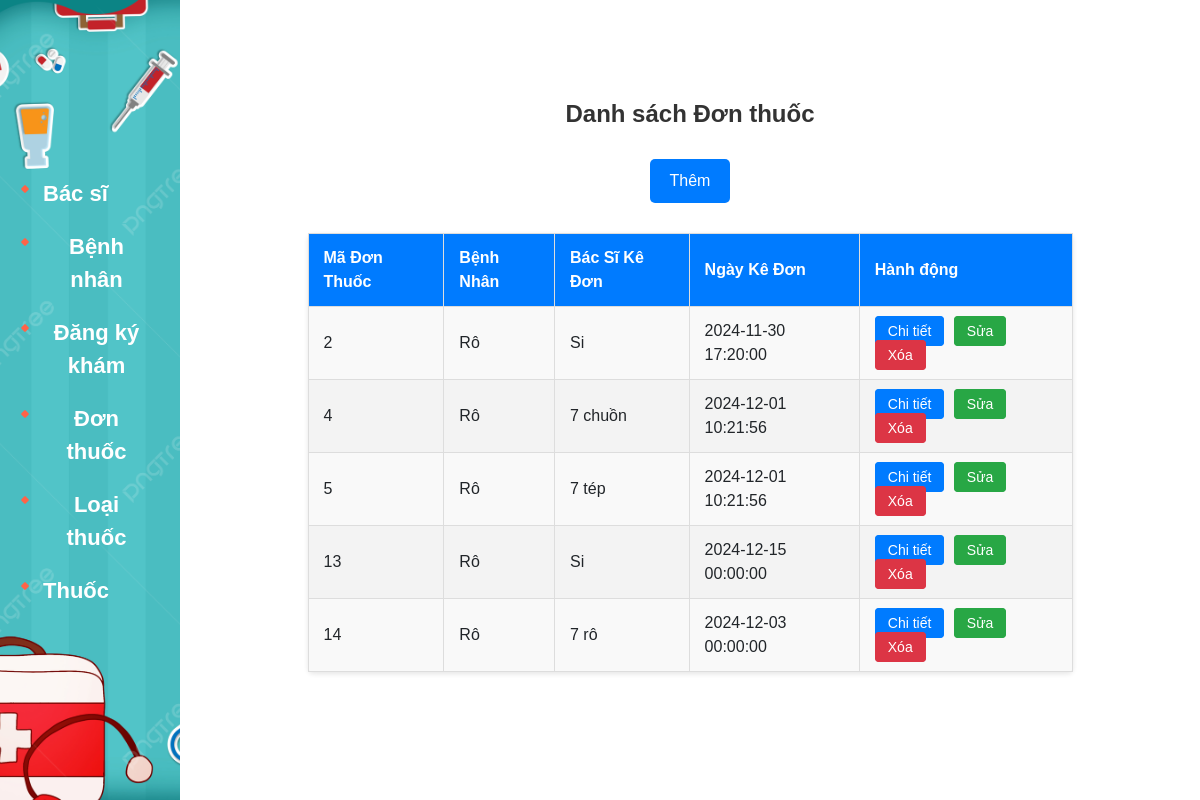
The app's page /index.php?act=all_donThuoc with its own data.
### tables this page shows
CREATE TABLE `donthuoc` (
  `MaDonThuoc` int(11) NOT NULL,
  `MaBenhNhan` int(11) NOT NULL,
  `MaBacSi` int(11) NOT NULL,
  `NgayKeDon` datetime NOT NULL
);

CREATE TABLE `benhnhan` (
  `MaBenhNhan` int(11) NOT NULL,
  `HoTen` varchar(255) NOT NULL,
  `NgaySinh` date DEFAULT NULL,
  `GioiTinh` enum('Nam','Nữ','Khác') NOT NULL,
  `DiaChi` varchar(255) DEFAULT NULL,
  `SoDienThoai` varchar(15) DEFAULT NULL,
  `Email` varchar(255) DEFAULT NULL,
  `NgayDangKy` date DEFAULT curdate()
);

CREATE TABLE `bacsi` (
  `MaBacSi` int(11) NOT NULL,
  `HoTen` varchar(100) NOT NULL,
  `SoDienThoai` varchar(15) DEFAULT NULL,
  `Email` varchar(100) DEFAULT NULL
);

### pdo.php (called while the page is built, shortened)
<?php
function pdo_get_connection()
{
    $dburl = "mysql:host=localhost;dbname=donthuoc;charset=utf8";
    $username = 'root';
    $password = '';
    $conn = new PDO($dburl, $username, $password);
    $conn->setAttribute(PDO::ATTR_ERRMODE, PDO::ERRMODE_EXCEPTION);
    return $conn;
}
function pdo_query($sql)
{
    $sql_args = array_slice(func_get_args(), 1);
    try {
        $conn = pdo_get_connection();
        $stmt = $conn->prepare($sql);
        $stmt->execute($sql_args);
        $rows = $stmt->fetchAll();
        return $rows;
    } catch (PDOException $e) {
        throw $e;
    } finally {
        unset($conn);
    }
}

### model/donthuoc.php (called while the page is built, shortened)
<?php
function get_all_donThuoc()
{
          $sql = "SELECT
                              dt.MaDonThuoc,
                              bn.HoTen AS HoTenBN,
                              bs.HoTen AS HoTenBS,
                              dt.NgayKeDon
                              FROM donthuoc dt
                              JOIN benhnhan bn ON dt.MaBenhNhan = bn.MaBenhNhan
                              JOIN bacsi bs ON dt.MaBacSi = bs.MaBacSi";
          return pdo_query($sql);
}

### view/DonThuoc/all_donThuoc.php (the view)
<div class="row__content">
          <h1 class="title">Danh sách Đơn thuốc</h1>
          <a class="add" href="index.php?act=add_donThuoc">Thêm</a>
          <table>
                    <thead>
                              <tr>
                                        <th>Mã Đơn Thuốc</th>
                                        <th>Bệnh Nhân</th>
                                        <th>Bác Sĩ Kê Đơn</th>
                                        <th>Ngày Kê Đơn</th>
                                        <th>Hành động</th>
                              </tr>
                    </thead>
                    <tbody>
                              <?php foreach ($data as $donThuoc): ?>
                                        <tr>
                                                  <td><?= $donThuoc['MaDonThuoc']; ?></td>
                                                  <td><?= $donThuoc['HoTenBN']; ?></td>
                                                  <td><?= $donThuoc['HoTenBS']; ?></td>
                                                  <td><?= $donThuoc['NgayKeDon']; ?></td>
                                                  <td>
                                                            <a class="detail"
                                                                      href="index.php?act=detail_donThuoc&MaDonThuoc=<?= $donThuoc['MaDonThuoc']; ?>">Chi tiết</a>
                                                            <a class="edit"
                                                                      href="index.php?act=edit_donThuoc&MaDonThuoc=<?= $donThuoc['MaDonThuoc']; ?>">Sửa</a>
                                                            <a class="delete"
                                                                      href="index.php?act=delete_donThuoc&MaDonThuoc=<?= $donThuoc['MaDonThuoc']; ?>">Xóa</a>
                                                  </td>
                                        </tr>
                              <?php endforeach; ?>
                    </tbody>
          </table>
</div>

### asset/css/header.css (style rules this page uses)
* { margin: 0; padding: 0; box-sizing: border-box; font-family: Arial, sans-serif; position: relative; }

### asset/css/content.css (style rules this page uses)
.row__content { float: right; width: 85%; display: flex; flex-direction: column; justify-content: center; align-items: center; }
.add { background-color: #007bff; color: #fff; border: none; padding: 10px 20px; border-radius: 5px; cursor: pointer; transition: all 0.2s ease; font-size: 16px; text-align: center; margin: 10px 0; text-decoration: none; }
table { width: 75%; border-collapse: collapse; margin: 20px 0; font-size: 16px; text-align: left; background-color: #f9f9f9; border: 1px solid #ddd; }
thead tr { background-color: #007bff; color: #ffffff; text-align: left; font-weight: bold; }
thead th { padding: 12px 15px; }
tbody tr { border-bottom: 1px solid #dddddd; }
tbody tr:nth-of-type(even) { background-color: #f3f3f3; }
tbody td { padding: 12px 15px; vertical-align: middle; }
table th, table td { border: 1px solid #ddd; }
table { box-shadow: 0 2px 5px rgba(0, 0, 0, 0.1); border-radius: 5px; }
tbody td a { text-decoration: none; padding: 6px 12px; margin-right: 5px; border-radius: 4px; font-size: 14px; color: #fff; transition: all 0.3s ease; }
tbody td .detail { background-color: #007bff; border: 1px solid #007bff; }
tbody td .edit { background-color: #28a745; border: 1px solid #28a745; }
tbody td .delete { background-color: #dc3545; border: 1px solid #dc3545; }
.title { font-size: 24px; font-weight: bold; margin-bottom: 20px; color: #333; margin-top: 100px; }

### records on screen
donthuoc: MaDonThuoc "2", MaBenhNhan.HoTen "Rô", MaBacSi.HoTen "Si", NgayKeDon "2024-11-30 17:20:00"
donthuoc: MaDonThuoc "4", MaBenhNhan.HoTen "Rô", MaBacSi.HoTen "7 chuồn", NgayKeDon "2024-12-01 10:21:56"
donthuoc: MaDonThuoc "5", MaBenhNhan.HoTen "Rô", MaBacSi.HoTen "7 tép", NgayKeDon "2024-12-01 10:21:56"
donthuoc: MaDonThuoc "13", MaBenhNhan.HoTen "Rô", MaBacSi.HoTen "Si", NgayKeDon "2024-12-15 00:00:00"
donthuoc: MaDonThuoc "14", MaBenhNhan.HoTen "Rô", MaBacSi.HoTen "7 rô", NgayKeDon "2024-12-03 00:00:00"
